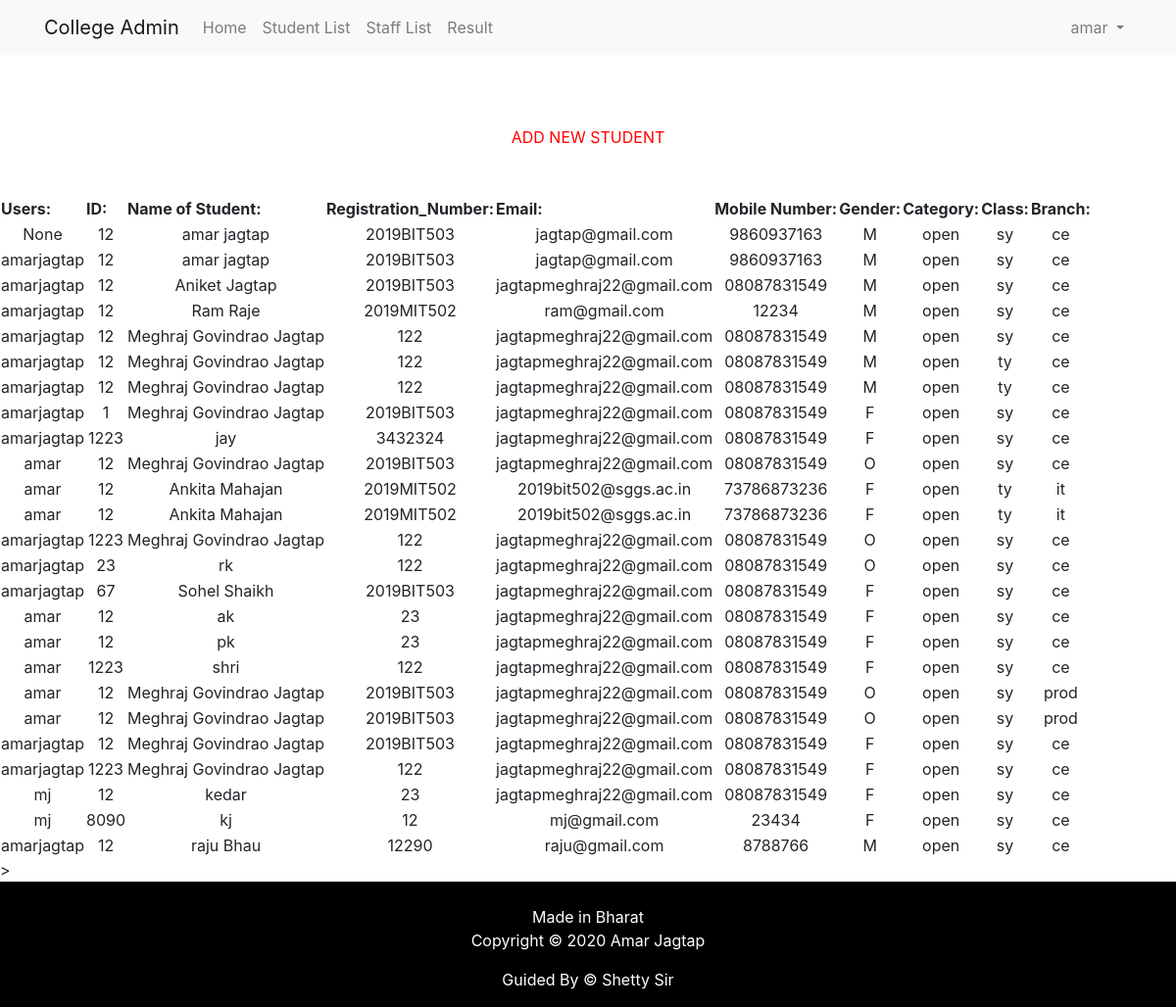
Page /show (signed in) on the committed database.
### accounts/models.py (models this page shows, shortened)
class Account(models.Model):
    user = models.ForeignKey(User, on_delete=models.CASCADE, null=True,blank=True)
    eid = models.CharField(max_length=20)
    name = models.CharField(max_length=100)
    reg_no= models.CharField(max_length=100)
    email = models.EmailField()
    mob = models.CharField(max_length=100)
    gender = models.CharField(choices=GENDER_CATEGORY, max_length=2)
    category = models.CharField(max_length=6, choices=select_category, default='OPEN')
    Class = models.CharField(max_length=6, choices=select_class, default='SY')
    branch =models.CharField(max_length=6, choices=select_branch, default='IT')

### accounts/views.py (the view)
# urls.py: path('show',views.show),
def show(request):
    accounts = Account.objects.all()
    return render(request,"show.html",{'accounts':accounts})

### accounts/templates/show.html (shortened to what this page needs)
<!doctype html>
<html lang="en">
<head>
  <link rel="stylesheet" href="https://stackpath.bootstrapcdn.com/bootstrap/4.1.3/css/bootstrap.min.css">
</head>
<body>
  <nav class="navbar navbar-expand-lg navbar-light bg-light mb-4">
    <div class="container">
      <a class="navbar-brand" href="{% url 'home' %}">College Admin</a>
      <div class="collapse navbar-collapse" id="navbarSupportedContent">
        <ul class="navbar-nav mr-auto">
          <li class="nav-item">
            <a class="nav-link" href="{% url 'home' %}">Home</a>
          </li>
          {% if user.is_authenticated %}
            <li class="nav-item">
              <a class="nav-link" href="show">Student List</a>
            </li>
            <li class="nav-item">
              <a class="nav-link" href="show1">Staff List</a>
            </li>
              <li class="nav-item">
              <a class="nav-link" href="show2">Result</a>
            </li>
          {% endif %}
        </ul>
        {% if user.is_authenticated %}
          <ul class="navbar-nav">
            <li class="nav-item dropdown">
              <a class="nav-link dropdown-toggle" href="#" id="navbarDropdown" role="button" data-toggle="dropdown" aria-haspopup="true" aria-expanded="false">
                {{ user.username }}
              </a>
            </li>
          </ul>
        {% else %}
          <form class="form-inline my-2 my-lg-0">
            <a href="{% url 'login' %}" class="btn btn-outline-secondary">Log in</a>
            <a href="{% url 'signup' %}" class="btn btn-primary ml-2">Sign up</a>
          </form>
        {% endif %}
      </div>
    </div>
  </nav>
</body>
</html>
<center><a href="emp" style="color:red">ADD NEW STUDENT</a></center>
{% load static %}
{% block content %}
<div>
  <table id='mytable'>
    <thead>
  <tr>
      <th>Users:</th>
      <th>ID:</th>
       <th>Name of Student:</th>
      <th>Registration_Number:</th>
          <th>Email:</th>
        <th>Mobile Number:</th>
          <th>Gender:</th>
       <th>Category:</th>
       <th>Class:</th>
       <th>Branch:</th>
  </tr>
  </thead>
  <tbody>
          {% for entry in accounts %}
          <tr>
                 <td align="center"> {{ entry.user}} </td>
              <td align="center"> {{ entry.eid}} </td>
          <td align="center"> {{ entry.name }} </td>
          <td align="center"> {{ entry.reg_no}} </td>
          <td align="center"> {{ entry.email}} </td>
          <td align="center"> {{ entry.mob}} </td>
          <td align="center"> {{ entry.gender}} </td>
              <td align="center"> {{ entry.category}} </td>
               <td align="center"> {{ entry.Class}} </td>
               <td align="center"> {{ entry.branch}} </td>
        </tr>
        {% endfor %}
</tbody>
</table>
{% block js %}
<script src="https://ajax.googleapis.com/ajax/libs/jquery/3.3.1/jquery.min.js"></script>>
<link rel="stylesheet" type="text/css" href="https://cdn.datatables.net/v/dt/jszip-2.5.0/dt-1.10.20/af-2.3.4/b-1.6.1/b-colvis-1.6.1/b-flash-1.6.1/b-html5-1.6.1/b-print-1.6.1/cr-1.5.2/fc-3.3.0/fh-3.1.6/kt-2.5.1/r-2.2.3/rg-1.1.1/rr-1.2.6/sc-2.0.1/sl-1.3.1/datatables.min.css"/>
</div>
{% endblock js %}
{% endblock %}
</head>
<footer>
<br>
  <div class="container">
    <div class="row">
               <div class="col-md-12 col-sm-12">
                    <div style="color:#ffffff;"class="wow fadeInUp footer-copyright">
                         <p>Made in Bharat <br>
                         Copyright &copy;   2020  Amar Jagtap </p>
                      <p>Guided By &copy;   Shetty Sir</p>
                    </div>
               </div>
    </div>
  </div>
</footer>

### accounts/templates/show.html (style rules this page uses)
footer { padding: 0px 0px 0px 0px; background-color:black; margin:0px; }
p { text-align:center; }

### rows in the picture
Account: user "None", eid "12", name "amar jagtap", reg_no "2019BIT503", email "jagtap@gmail.com", mob "9860937163", gender "M", category "open", Class "sy", branch "ce"
Account: user "amarjagtap", eid "12", name "amar jagtap", reg_no "2019BIT503", email "jagtap@gmail.com", mob "9860937163", gender "M", category "open", Class "sy", branch "ce"
Account: user "amarjagtap", eid "12", name "Aniket Jagtap", reg_no "2019BIT503", email "jagtapmeghraj22@gmail.com", mob "08087831549", gender "M", category "open", Class "sy", branch "ce"
Account: user "amarjagtap", eid "12", name "Ram Raje", reg_no "2019MIT502", email "ram@gmail.com", mob "12234", gender "M", category "open", Class "sy", branch "ce"
Account: user "amarjagtap", eid "12", name "Meghraj Govindrao Jagtap", reg_no "122", email "jagtapmeghraj22@gmail.com", mob "08087831549", gender "M", category "open", Class "sy", branch "ce"
Account: user "amarjagtap", eid "12", name "Meghraj Govindrao Jagtap", reg_no "122", email "jagtapmeghraj22@gmail.com", mob "08087831549", gender "M", category "open", Class "ty", branch "ce"
Account: user "amarjagtap", eid "12", name "Meghraj Govindrao Jagtap", reg_no "122", email "jagtapmeghraj22@gmail.com", mob "08087831549", gender "M", category "open", Class "ty", branch "ce"
Account: user "amarjagtap", eid "1", name "Meghraj Govindrao Jagtap", reg_no "2019BIT503", email "jagtapmeghraj22@gmail.com", mob "08087831549", gender "F", category "open", Class "sy", branch "ce"
Account: user "amarjagtap", eid "1223", name "jay", reg_no "3432324", email "jagtapmeghraj22@gmail.com", mob "08087831549", gender "F", category "open", Class "sy", branch "ce"
Account: user "amar", eid "12", name "Meghraj Govindrao Jagtap", reg_no "2019BIT503", email "jagtapmeghraj22@gmail.com", mob "08087831549", gender "O", category "open", Class "sy", branch "ce"
Account: user "amar", eid "12", name "Ankita Mahajan", reg_no "2019MIT502", email "2019bit502@sggs.ac.in", mob "73786873236", gender "F", category "open", Class "ty", branch "it"
Account: user "amar", eid "12", name "Ankita Mahajan", reg_no "2019MIT502", email "2019bit502@sggs.ac.in", mob "73786873236", gender "F", category "open", Class "ty", branch "it"
Account: user "amarjagtap", eid "1223", name "Meghraj Govindrao Jagtap", reg_no "122", email "jagtapmeghraj22@gmail.com", mob "08087831549", gender "O", category "open", Class "sy", branch "ce"
Account: user "amarjagtap", eid "23", name "rk", reg_no "122", email "jagtapmeghraj22@gmail.com", mob "08087831549", gender "O", category "open", Class "sy", branch "ce"
Account: user "amarjagtap", eid "67", name "Sohel Shaikh", reg_no "2019BIT503", email "jagtapmeghraj22@gmail.com", mob "08087831549", gender "F", category "open", Class "sy", branch "ce"
Account: user "amar", eid "12", name "ak", reg_no "23", email "jagtapmeghraj22@gmail.com", mob "08087831549", gender "F", category "open", Class "sy", branch "ce"
Account: user "amar", eid "12", name "pk", reg_no "23", email "jagtapmeghraj22@gmail.com", mob "08087831549", gender "F", category "open", Class "sy", branch "ce"
Account: user "amar", eid "1223", name "shri", reg_no "122", email "jagtapmeghraj22@gmail.com", mob "08087831549", gender "F", category "open", Class "sy", branch "ce"
Account: user "amar", eid "12", name "Meghraj Govindrao Jagtap", reg_no "2019BIT503", email "jagtapmeghraj22@gmail.com", mob "08087831549", gender "O", category "open", Class "sy", branch "prod"
Account: user "amar", eid "12", name "Meghraj Govindrao Jagtap", reg_no "2019BIT503", email "jagtapmeghraj22@gmail.com", mob "08087831549", gender "O", category "open", Class "sy", branch "prod"
Account: user "amarjagtap", eid "12", name "Meghraj Govindrao Jagtap", reg_no "2019BIT503", email "jagtapmeghraj22@gmail.com", mob "08087831549", gender "F", category "open", Class "sy", branch "ce"
Account: user "amarjagtap", eid "1223", name "Meghraj Govindrao Jagtap", reg_no "122", email "jagtapmeghraj22@gmail.com", mob "08087831549", gender "F", category "open", Class "sy", branch "ce"
Account: user "mj", eid "12", name "kedar", reg_no "23", email "jagtapmeghraj22@gmail.com", mob "08087831549", gender "F", category "open", Class "sy", branch "ce"
Account: user "mj", eid "8090", name "kj", reg_no "12", email "mj@gmail.com", mob "23434", gender "F", category "open", Class "sy", branch "ce"
Account: user "amarjagtap", eid "12", name "raju Bhau", reg_no "12290", email "raju@gmail.com", mob "8788766", gender "M", category "open", Class "sy", branch "ce"

### other values in the picture
{{ user.username }} "amar"
